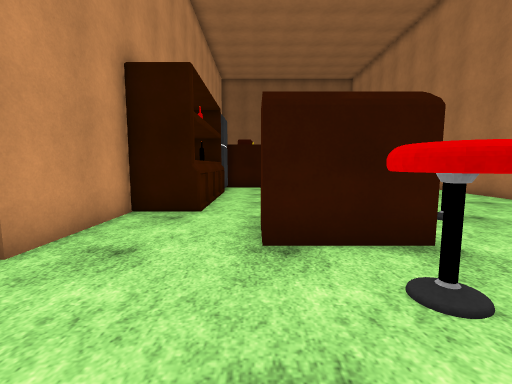
View 1 (above)

16 first-person views from a walk through a Unity game level. The camera is 1.3 m above the floor, tilts 6° down and sees 90° across. The floor is counted in squares, 1 m on a side. Each view is taken from the middle of a square. On the plan, view 1 faces up. The plan holds only what a view shows up to about 13 squares ahead; the rest is blank. Door leaves are left out, so doorways stand open. Surface patterns are stand-ins for the level's own textures.

View 2
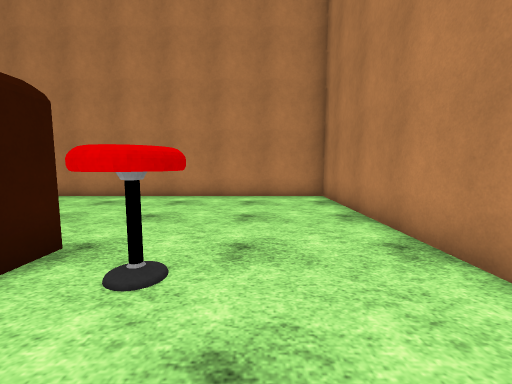

View 3
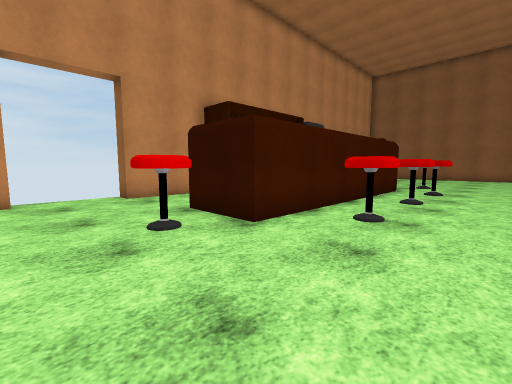

View 4
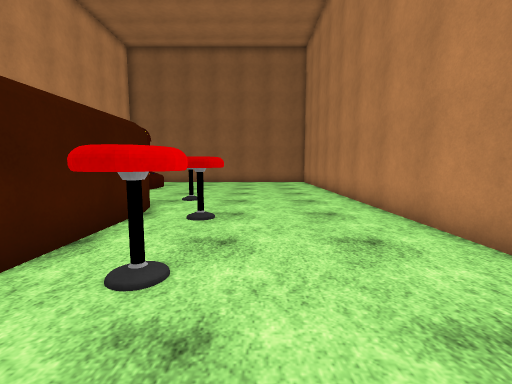

View 5
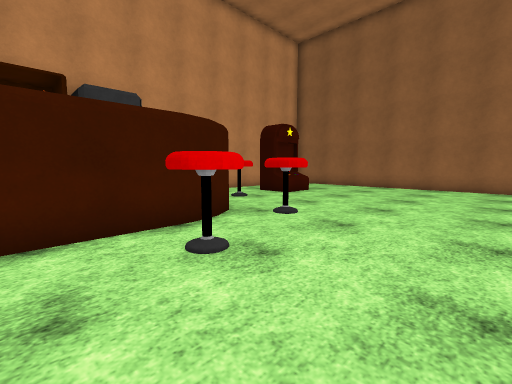

View 6
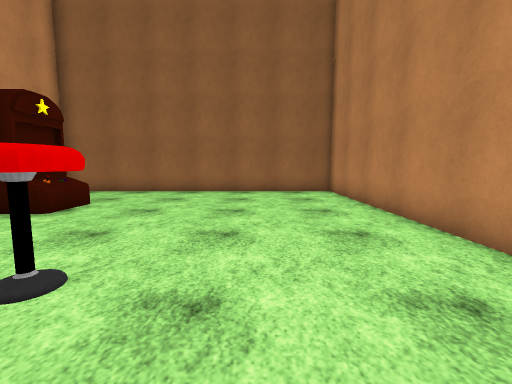

View 7
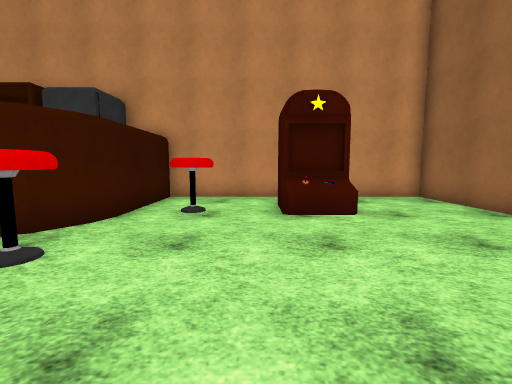

View 8
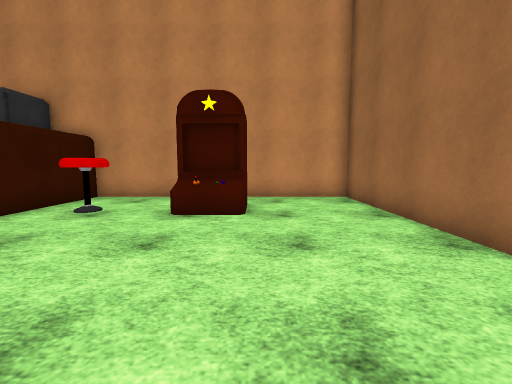

View 9
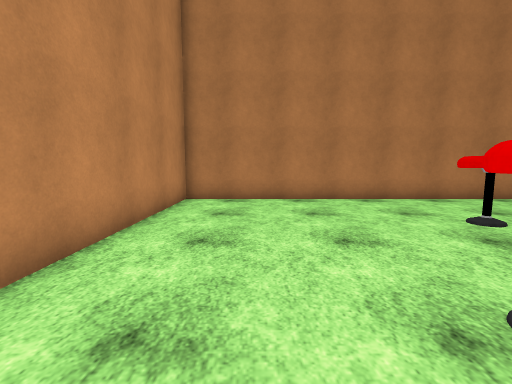

View 10
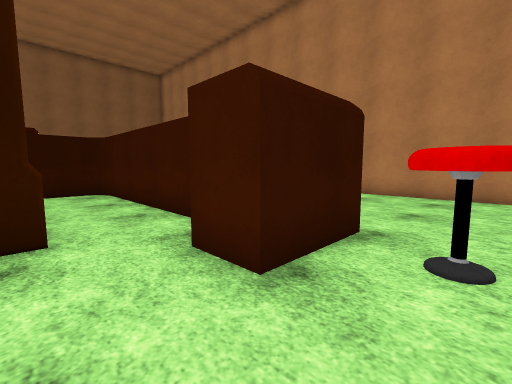

View 11
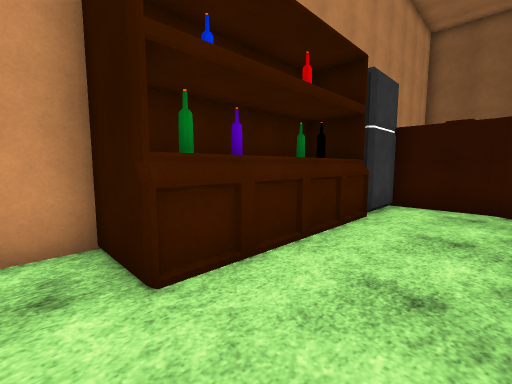

View 12
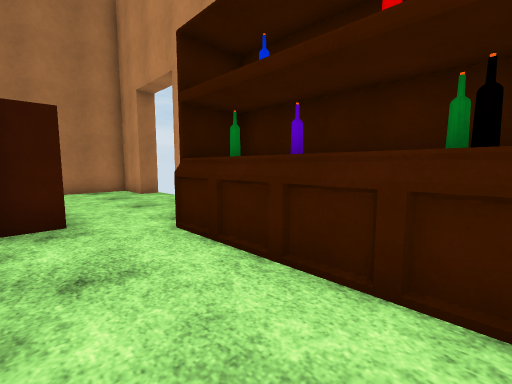

View 13
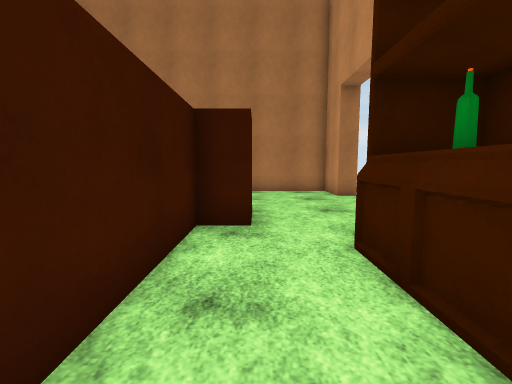

View 14
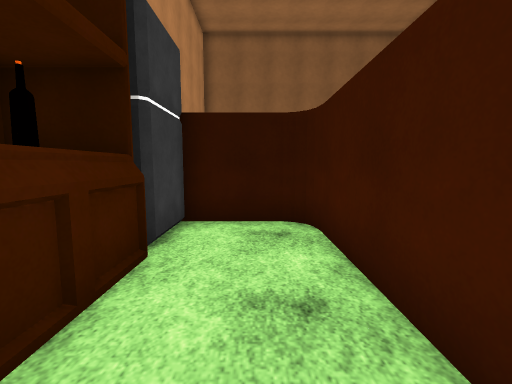

View 15
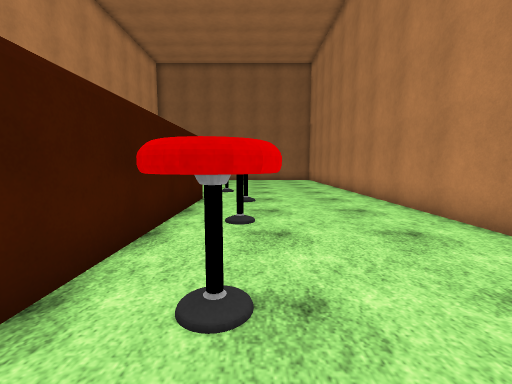

View 16
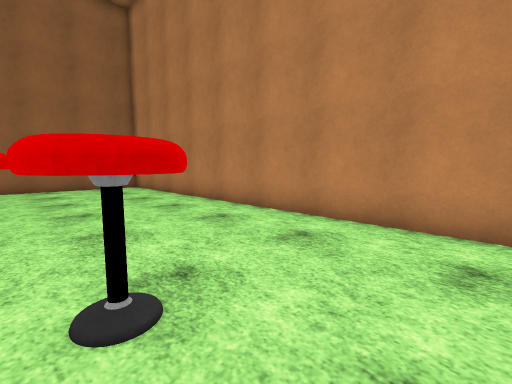

### Floor plan
Points are (right, up) in squares from view 1. A wall is a line through its corners. A room is listed if a view was taken in it or the views show most of it. See-through windows are left out.
Room 1 (views 1, 2, 3, 4, 5, 6, 7, 8, 9, 10, 15, 16)
walls: (2.9, 14.1) (2.9, 4) (0.1, 4) (0.1, 5.6); (0.5, 16.5) (1.3, 16.3) (2.2, 15.7) (2.7, 14.9) (2.9, 14); (-1.6, 7) (-3.5, 7); (-3.5, 7.1) (-3.5, 3.4); (-3.5, 21) (-3.5, 16.5) (0.6, 16.5); (-3.5, 0.2) (-3.5, -1.8) (9.7, -1.8) (9.7, 26.7) (-3.5, 26.7) (-3.5, 22.6)
ways out: opening at (0, 6.7) to room 2; open door at (-4, 1.5)
objects: other object (-1, 18) to (0, 19); other object (-1, 21) to (0, 22); other object (2, 2) to (2, 3); other object (3, 16) to (4, 17); other object (4, 6) to (5, 7); other object (4, 10) to (5, 10); other object (4, 13) to (5, 14)
Room 2 (views 11, 12, 13, 14)
walls: (-1.6, 11.6) (-1.6, 7); (-2.4, 12.5) (-3.5, 12.5) (-3.5, 7.1) (-1.6, 7.1); (0.1, 5.6) (1.3, 5.6) (1.3, 14) (1.2, 14.5) (0.8, 14.9) (-1.7, 14.9)
ways out: opening at (0, 6.7) to room 1
objects: other object (-3, 9); other object (-3, 11); other object (-2, 8); other object (-2, 12); other object (-2, 13)

Positions as (right, up) in squares from view 1, and headings:
1: (0, 0), facing up
2: (-1, 1), facing right
3: (7, 0), facing up-left
4: (6, 7), facing up
5: (8, 11), facing up-left
6: (6, 14), facing up
7: (7, 20), facing left
8: (7, 23), facing left
9: (7, 8), facing down
10: (-2, 2), facing up-right
11: (1, 6), facing up-left
12: (1, 12), facing down-left
13: (0, 11), facing down
14: (0, 9), facing up
15: (5, 4), facing up
16: (4, 11), facing up-right
